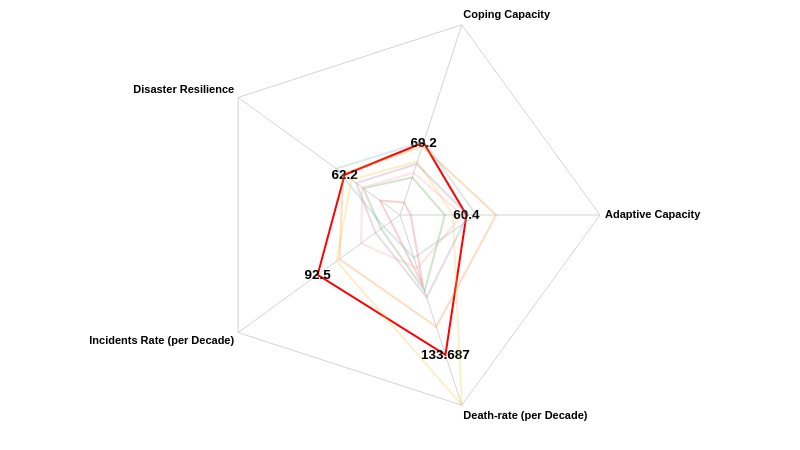

Vega-Lite specification stored for this chart:
### Vega specification from a JSON file in a GitHub repository (floating-point values rounded to 4 significant figures)
{"$schema": "https://vega.github.io/schema/vega/v5.json", "description": "A radar chart example, showing multiple dimensions in a radial layout.", "width": 800, "height": 450, "padding": {"left": 200, "right": 200, "top": 15}, "autosize": {"type": "none", "contains": "padding"}, "signals": [{"name": "radius", "update": "width / 2"}], "data": [{"name": "table", "values": [{"key": "Disaster Resilience", "value": 62.2, "category": 0}, {"key": "Coping Capacity", "value": 69.2, "category": 0}, {"key": "Adaptive Capacity", "value": 60.4, "category": 0}, {"key": "Death-rate (per Decade)", "value": 133.7, "category": 0}, {"key": "Incidents Rate (per Decade)", "value": 92.5, "category": 0}, {"key": "Disaster Resilience", "value": 63.6, "category": 1}, {"key": "Coping Capacity", "value": 65.7, "category": 1}, {"key": "Adaptive Capacity", "value": 87.4, "category": 1}, {"key": "Death-rate (per Decade)", "value": 106.7, "category": 1}, {"key": "Incidents Rate (per Decade)", "value": 68.13, "category": 1}, {"key": "Disaster Resilience", "value": 22.5, "category": 2}, {"key": "Coping Capacity", "value": 11.9, "category": 2}, {"key": "Adaptive Capacity", "value": 9.8, "category": 2}, {"key": "Death-rate (per Decade)", "value": 67.62, "category": 2}, {"key": "Incidents Rate (per Decade)", "value": 10.25, "category": 2}, {"key": "Disaster Resilience", "value": 71.6, "category": 3}, {"key": "Coping Capacity", "value": 70.3, "category": 3}, {"key": "Adaptive Capacity", "value": 69.2, "category": 3}, {"key": "Death-rate (per Decade)", "value": 41, "category": 3}, {"key": "Incidents Rate (per Decade)", "value": 18.13, "category": 3}, {"key": "Disaster Resilience", "value": 41.2, "category": 4}, {"key": "Coping Capacity", "value": 35.9, "category": 4}, {"key": "Adaptive Capacity", "value": 40.8, "category": 4}, {"key": "Death-rate (per Decade)", "value": 72.31, "category": 4}, {"key": "Incidents Rate (per Decade)", "value": 21.25, "category": 4}, {"key": "Disaster Resilience", "value": 54.5, "category": 5}, {"key": "Coping Capacity", "value": 51.1, "category": 5}, {"key": "Adaptive Capacity", "value": 48.1, "category": 5}, {"key": "Death-rate (per Decade)", "value": 181.8, "category": 5}, {"key": "Incidents Rate (per Decade)", "value": 71.25, "category": 5}, {"key": "Disaster Resilience", "value": 49.3, "category": 6}, {"key": "Coping Capacity", "value": 48.8, "category": 6}, {"key": "Adaptive Capacity", "value": 61.7, "category": 6}, {"key": "Death-rate (per Decade)", "value": 78.62, "category": 6}, {"key": "Incidents Rate (per Decade)", "value": 27.5, "category": 6}, {"key": "Disaster Resilience", "value": 42.4, "category": 7}, {"key": "Coping Capacity", "value": 40.3, "category": 7}, {"key": "Adaptive Capacity", "value": 56.6, "category": 7}, {"key": "Death-rate (per Decade)", "value": 50.88, "category": 7}, {"key": "Incidents Rate (per Decade)", "value": 43.8, "category": 7}]}, {"name": "keys", "source": "table", "transform": [{"type": "aggregate", "groupby": ["key"]}]}], "scales": [{"name": "angular", "type": "point", "range": {"signal": "[-PI, PI]"}, "padding": 0.5, "domain": {"data": "table", "field": "key"}}, {"name": "radial", "type": "linear", "range": {"signal": "[0, radius]"}, "zero": true, "nice": false, "domain": {"data": "table", "field": "value"}, "domainMin": 0}, {"name": "color", "type": "ordinal", "domain": {"data": "table", "field": "category"}, "range": {"scheme": "tableau10"}}], "encode": {"enter": {"x": {"signal": "radius"}, "y": {"signal": "radius"}}}, "marks": [{"type": "group", "name": "categories", "zindex": 1, "from": {"facet": {"data": "table", "name": "facet", "groupby": ["category"]}}, "marks": [{"type": "line", "name": "category-line", "from": {"data": "facet"}, "encode": {"enter": {"interpolate": {"value": "linear-closed"}, "x": {"signal": "scale('radial', datum.value) * cos(scale('angular', datum.key))"}, "y": {"signal": "scale('radial', datum.value) * sin(scale('angular', datum.key))"}, "stroke": {"signal": "datum.category === 0 ? 'red' : scale('color', datum.category)"}, "strokeWidth": {"value": 2}, "fill": {"signal": "datum.category === 0 ? '' : ''"}, "fillOpacity": {"signal": "datum.category === 0 ? '0.1' : '0.2'"}, "strokeOpacity": {"signal": "datum.category === 0 ? '1' : '0.28'"}}}}, {"type": "text", "name": "value-text", "from": {"data": "category-line"}, "encode": {"enter": {"x": {"signal": "datum.x"}, "y": {"signal": "datum.y"}, "text": {"signal": "datum.datum.category === 0 ? datum.datum.value : ''"}, "align": {"value": "center"}, "baseline": {"value": "middle"}, "fill": {"value": "black"}, "fontSize": {"value": 13.5}, "fontStyle": {"value": "bold"}}}}]}, {"type": "rule", "name": "radial-grid", "from": {"data": "keys"}, "zindex": 0, "encode": {"enter": {"x": {"value": 0}, "y": {"value": 0}, "x2": {"signal": "radius * cos(scale('angular', datum.key))"}, "y2": {"signal": "radius * sin(scale('angular', datum.key))"}, "stroke": {"value": "lightgray"}, "strokeWidth": {"value": 1}}}}, {"type": "text", "name": "key-label", "from": {"data": "keys"}, "zindex": 1, "encode": {"enter": {"x": {"signal": "(radius + 5) * cos(scale('angular', datum.key))"}, "y": {"signal": "(radius + 5) * sin(scale('angular', datum.key))"}, "text": {"field": "key"}, "align": [{"test": "abs(scale('angular', datum.key)) > PI / 2", "value": "right"}, {"value": "left"}], "baseline": [{"test": "scale('angular', datum.key) > 0", "value": "top"}, {"test": "scale('angular', datum.key) == 0", "value": "middle"}, {"value": "bottom"}], "fill": {"value": "black"}, "fontWeight": {"value": "bold"}}}}, {"type": "line", "name": "outer-line", "from": {"data": "radial-grid"}, "encode": {"enter": {"interpolate": {"value": "linear-closed"}, "x": {"field": "x2"}, "y": {"field": "y2"}, "stroke": {"value": "lightgray"}, "strokeWidth": {"value": 1}}}}]}
